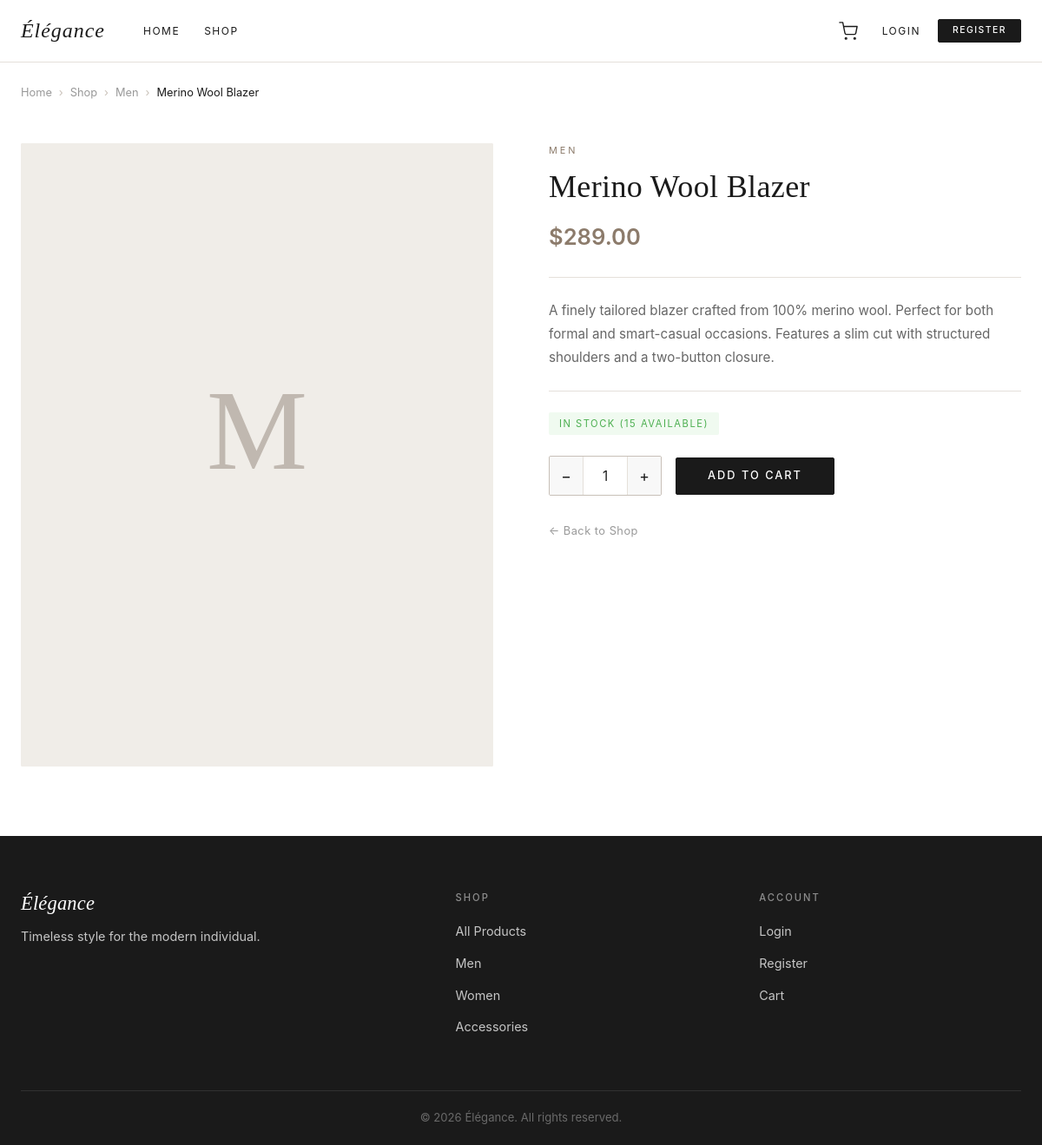
Screenshot of /product.php?id=1 with the database file from the repository.
### tables this page shows
CREATE TABLE IF NOT EXISTS products (
    id INT AUTO_INCREMENT PRIMARY KEY,
    name VARCHAR(200) NOT NULL,
    description TEXT,
    price DECIMAL(10,2) NOT NULL,
    image_url VARCHAR(500) DEFAULT '',
    stock_quantity INT DEFAULT 0,
    category_id INT,
    created_at TIMESTAMP DEFAULT CURRENT_TIMESTAMP,
    CONSTRAINT fk_product_category FOREIGN KEY (category_id) REFERENCES categories(id) ON DELETE SET NULL
);

CREATE TABLE IF NOT EXISTS categories (
    id INT AUTO_INCREMENT PRIMARY KEY,
    category_name VARCHAR(100) NOT NULL
);

### product.php (the view, shortened to what this page needs)
<?php
$id = (int)($_GET['id'] ?? 0);
$pdo = getDB();
$stmt = $pdo->prepare('SELECT p.*, c.category_name FROM products p LEFT JOIN categories c ON p.category_id = c.id WHERE p.id = ?');
$stmt->execute([$id]);
$product = $stmt->fetch();
include __DIR__ . '/includes/header.php';
?>
<div class="container">
    <nav class="breadcrumb" aria-label="Breadcrumb">
        <a href="<?= SITE_URL ?>/index.php">Home</a>
        <span class="breadcrumb__sep">›</span>
        <a href="<?= SITE_URL ?>/products.php">Shop</a>
        <?php if ($product['category_name']): ?>
        <span class="breadcrumb__sep">›</span>
        <a href="<?= SITE_URL ?>/products.php?category_id=<?= $product['category_id'] ?>"><?= htmlspecialchars($product['category_name']) ?></a>
        <?php endif; ?>
        <span class="breadcrumb__sep">›</span>
        <span class="breadcrumb__current"><?= htmlspecialchars($product['name']) ?></span>
    </nav>
    <div class="product-detail">
        <div class="product-detail__image">
            <?php if (!empty($product['image_url']) && str_starts_with($product['image_url'], 'http')): ?>
                <img src="<?= htmlspecialchars($product['image_url']) ?>"
                     alt="<?= htmlspecialchars($product['name']) ?>"
                     class="product-detail__img">
            <?php else: ?>
            <div class="product-detail__placeholder">
                <svg viewBox="0 0 500 660" xmlns="http://www.w3.org/2000/svg" aria-hidden="true">
                    <rect width="500" height="660" fill="#f0ede8"/>
                    <text x="250" y="345" text-anchor="middle" fill="#c0b8b0"
                          font-family="Georgia, serif" font-size="120">
                        <?= htmlspecialchars(mb_substr($product['name'], 0, 1)) ?>
                    </text>
                </svg>
            </div>
            <?php endif; ?>
        </div>
        <div class="product-detail__info">
            <p class="product-detail__category"><?= htmlspecialchars($product['category_name'] ?? '') ?></p>
            <h1 class="product-detail__name"><?= htmlspecialchars($product['name']) ?></h1>
            <p class="product-detail__price">$<?= number_format($product['price'], 2) ?></p>
            <div class="product-detail__divider"></div>
            <p class="product-detail__description"><?= nl2br(htmlspecialchars($product['description'])) ?></p>
            <div class="product-detail__divider"></div>
            <div class="product-detail__stock">
                <?php if ($product['stock_quantity'] > 0): ?>
                    <span class="stock-badge stock-badge--in">In Stock (<?= $product['stock_quantity'] ?> available)</span>
                <?php else: ?>
                    <span class="stock-badge stock-badge--out">Out of Stock</span>
                <?php endif; ?>
            </div>
            <?php if ($product['stock_quantity'] > 0): ?>
            <div class="product-detail__add">
                <div class="quantity-selector">
                    <button type="button" class="qty-btn qty-btn--minus" aria-label="Decrease quantity">−</button>
                    <input type="number" class="qty-input" id="qty-input" value="1"
                           min="1" max="<?= $product['stock_quantity'] ?>" readonly>
                    <button type="button" class="qty-btn qty-btn--plus" aria-label="Increase quantity">+</button>
                </div>
                <button class="btn btn--primary btn--lg add-to-cart-detail"
                        data-product-id="<?= $product['id'] ?>"
                        data-max-stock="<?= $product['stock_quantity'] ?>">
                    Add to Cart
                </button>
            </div>
            <?php endif; ?>
            <a href="<?= SITE_URL ?>/products.php" class="product-detail__back">
                ← Back to Shop
            </a>
        </div>
    </div>
</div>
<?php include __DIR__ . '/includes/footer.php'; ?>

### assets/css/style.css (style rules this page uses)
:root { --primary: #1a1a1a; --primary-hover: #333333; --secondary: #8c7b6b; --secondary-light: #b5a898; --white: #ffffff; --off-white: #fafaf8; --light-gray: #f8f8f8; --warm-light: #f0ede8; --border: #e5e0da; --border-dark: #c8c0b8; --text: #1a1a1a; --text-light: #666666; --text-muted: #999999; --success: #4caf50; --success-bg: #f0faf0; --error: #d32f2f; --error-bg: #fef0f0; --font-heading: Georgia, 'Times New Roman', serif; --font-body: -apple-system, BlinkMacSystemFont, 'Segoe UI', Helvetica, Arial, sans-serif; --transition: 0.25s ease; --transition-slow: 0.4s ease; --shadow-sm: 0 1px 4px rgba(0,0,0,0.06); --shadow: 0 4px 20px rgba(0,0,0,0.08); --shadow-md: 0 8px 32px rgba(0,0,0,0.12); --shadow-hover: 0 12px 48px rgba(0,0,0,0.16); --radius: 2px; --radius-md: 4px; --container-max: 1200px; --nav-height: 72px; }
*, *::before, *::after { box-sizing: border-box; margin: 0; padding: 0; }
html { scroll-behavior: smooth; -webkit-text-size-adjust: 100%; }
body { font-family: var(--font-body); font-size: 15px; line-height: 1.65; color: var(--text); background: var(--white); -webkit-font-smoothing: antialiased; -moz-osx-font-smoothing: grayscale; }
img, svg { display: block; max-width: 100%; }
a { color: inherit; text-decoration: none; }
button { cursor: pointer; font-family: inherit; }
input, textarea, select { font-family: inherit; }
.container { max-width: var(--container-max); margin: 0 auto; padding: 0 24px; }
h1, h2, h3, h4, h5 { font-family: var(--font-heading); font-weight: normal; line-height: 1.25; letter-spacing: 0.01em; color: var(--primary); }
.btn { display: inline-flex; align-items: center; justify-content: center; gap: 8px; padding: 11px 28px; font-family: var(--font-body); font-size: 0.72rem; font-weight: 500; letter-spacing: 2px; text-transform: uppercase; text-align: center; border: 1px solid transparent; border-radius: var(--radius); cursor: pointer; transition: all var(--transition); white-space: nowrap; text-decoration: none; line-height: 1; }
.btn--primary { background: var(--primary); color: var(--white); border-color: var(--primary); }
.btn--lg { padding: 14px 36px; font-size: 0.8rem; }
.breadcrumb { display: flex; align-items: center; flex-wrap: wrap; gap: 8px; padding: 24px 0; font-size: 0.8rem; color: var(--text-muted); }
.breadcrumb__sep { color: var(--border-dark); }
.breadcrumb__current { color: var(--text); }
.product-detail { display: grid; grid-template-columns: 1fr 1fr; gap: 64px; padding: 24px 0 80px; }
.product-detail__image { position: sticky; top: calc(var(--nav-height) + 24px); height: fit-content; }
.product-detail__placeholder { background: var(--warm-light); border-radius: var(--radius); overflow: hidden; }
.product-detail__placeholder svg { width: 100%; height: auto; }
.product-detail__category { font-size: 0.68rem; letter-spacing: 3px; text-transform: uppercase; color: var(--secondary); margin-bottom: 12px; }
.product-detail__name { font-size: clamp(1.6rem,3vw,2.4rem); margin-bottom: 16px; line-height: 1.15; }
.product-detail__price { font-size: 1.6rem; color: var(--secondary); font-weight: 600; margin-bottom: 20px; }
.product-detail__divider { height: 1px; background: var(--border); margin: 24px 0; }
.product-detail__description { font-size: 0.95rem; color: var(--text-light); line-height: 1.8; }
.product-detail__stock { margin-bottom: 24px; }
.stock-badge { display: inline-block; padding: 4px 12px; font-size: 0.7rem; letter-spacing: 1.5px; text-transform: uppercase; border-radius: 2px; }
.stock-badge--in { background: var(--success-bg); color: var(--success); }
.product-detail__add { display: flex; align-items: center; gap: 16px; margin-bottom: 28px; flex-wrap: wrap; }
.product-detail__back { display: inline-block; font-size: 0.8rem; color: var(--text-muted); letter-spacing: 0.5px; transition: color var(--transition); }
.quantity-selector { display: flex; align-items: center; border: 1px solid var(--border-dark); border-radius: var(--radius); overflow: hidden; }
.qty-btn { width: 38px; height: 44px; background: var(--light-gray); border: none; font-size: 1.1rem; color: var(--primary); transition: background var(--transition); flex-shrink: 0; }
.qty-input { width: 52px; height: 44px; text-align: center; border: none; border-left: 1px solid var(--border); border-right: 1px solid var(--border); font-size: 0.95rem; color: var(--primary); background: var(--white); -moz-appearance: textfield; }

### rows the page displays
products: category.category_name "Men", name "Merino Wool Blazer", name "M", category.category_name "MEN", price "289.00", description "A finely tailored blazer crafted from 100% merino wool. Perfect for both formal and smart-casual occasions. Features a slim cut with structured shoulders and a two-button closure.", stock_quantity "15"
